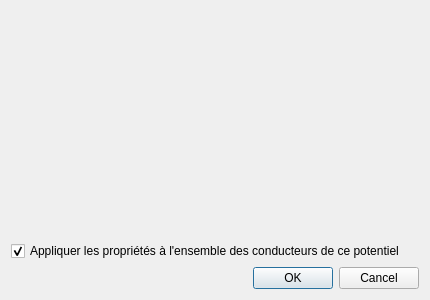
<?xml version="1.0" encoding="UTF-8"?>
<ui version="4.0">
 <class>ConductorPropertiesDialog</class>
 <widget class="QDialog" name="ConductorPropertiesDialog">
  <property name="geometry">
   <rect>
    <x>0</x>
    <y>0</y>
    <width>430</width>
    <height>300</height>
   </rect>
  </property>
  <property name="windowTitle">
   <string>Éditer les propriétés d'un conducteur</string>
  </property>
  <layout class="QVBoxLayout" name="main_layout">
   <item>
    <spacer name="verticalSpacer">
     <property name="orientation">
      <enum>Qt::Vertical</enum>
     </property>
     <property name="sizeHint" stdset="0">
      <size>
       <width>20</width>
       <height>40</height>
      </size>
     </property>
    </spacer>
   </item>
   <item>
    <widget class="QCheckBox" name="m_apply_all_cb">
     <property name="text">
      <string>Appliquer les propriétés à l'ensemble des conducteurs de ce potentiel</string>
     </property>
     <property name="checked">
      <bool>true</bool>
     </property>
    </widget>
   </item>
   <item>
    <widget class="QDialogButtonBox" name="buttonBox">
     <property name="orientation">
      <enum>Qt::Horizontal</enum>
     </property>
     <property name="standardButtons">
      <set>QDialogButtonBox::Cancel|QDialogButtonBox::Ok</set>
     </property>
    </widget>
   </item>
  </layout>
 </widget>
 <resources/>
 <connections>
  <connection>
   <sender>buttonBox</sender>
   <signal>accepted()</signal>
   <receiver>ConductorPropertiesDialog</receiver>
   <slot>accept()</slot>
   <hints>
    <hint type="sourcelabel">
     <x>248</x>
     <y>254</y>
    </hint>
    <hint type="destinationlabel">
     <x>157</x>
     <y>274</y>
    </hint>
   </hints>
  </connection>
  <connection>
   <sender>buttonBox</sender>
   <signal>rejected()</signal>
   <receiver>ConductorPropertiesDialog</receiver>
   <slot>reject()</slot>
   <hints>
    <hint type="sourcelabel">
     <x>316</x>
     <y>260</y>
    </hint>
    <hint type="destinationlabel">
     <x>286</x>
     <y>274</y>
    </hint>
   </hints>
  </connection>
 </connections>
</ui>
